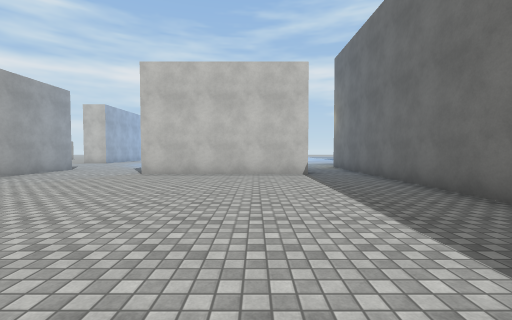
view 1 (above)

24 first-person views from a walk through a Unity game level. The camera is 1.4 m above the floor, tilts 2° down and sees 90° across. The floor is counted in squares, 2 m on a side. Each view is taken from the middle of a square. On the plan, view 1 faces up. The plan holds only what a view shows up to about 9 squares ahead; the rest is blank. The place goes on beyond the plan. The player is left out. Surface patterns are stand-ins for the level's own textures.

view 2
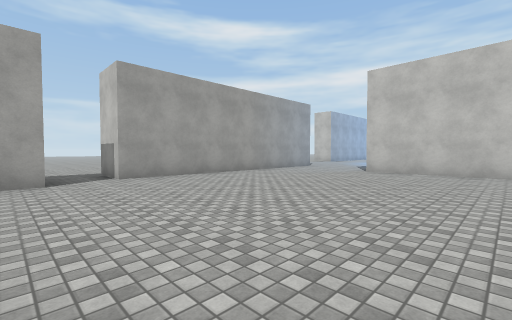

view 3
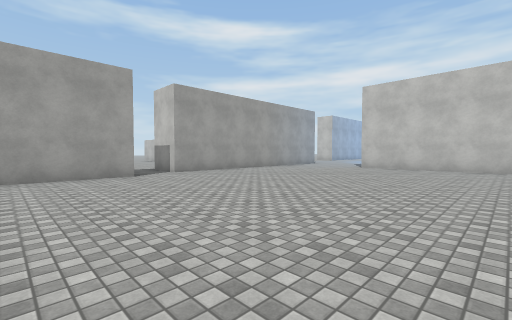

view 4
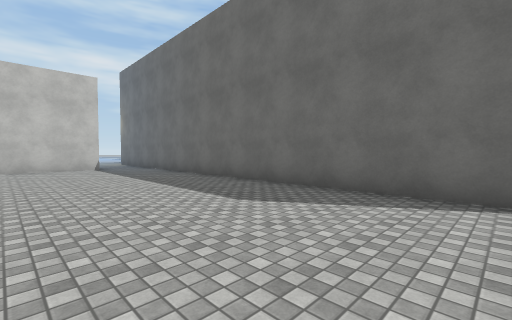

view 5
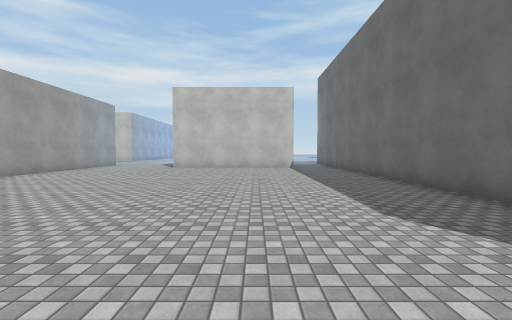

view 6
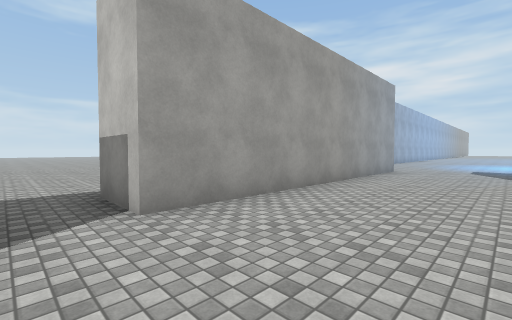

view 7
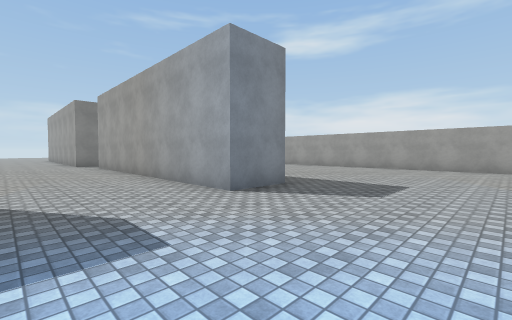

view 8
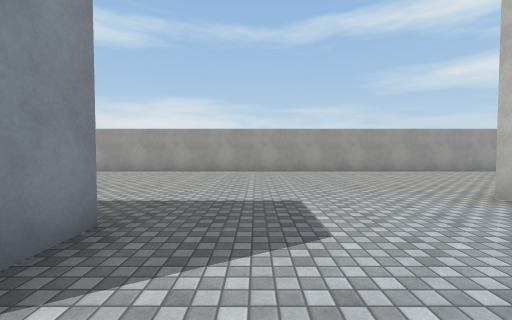

view 9
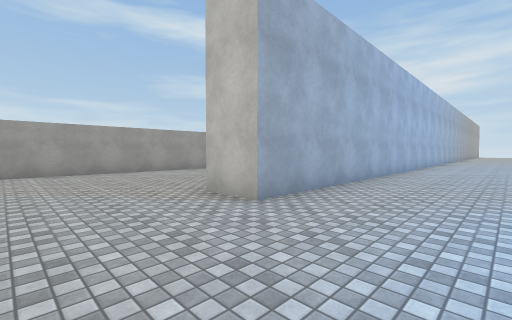

view 10
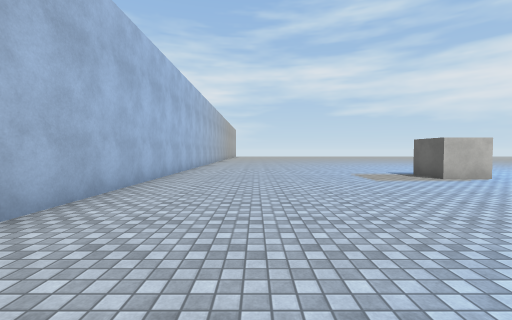

view 11
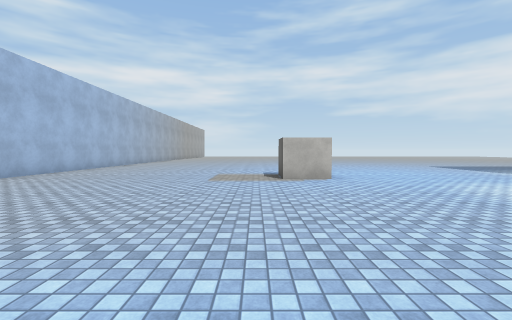

view 12
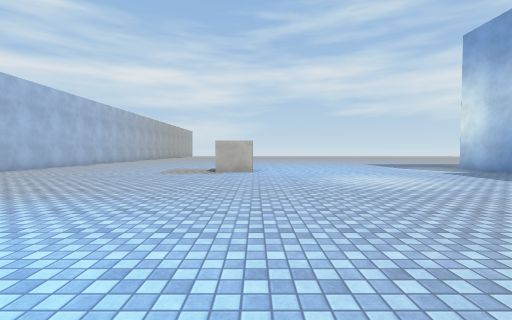

view 13
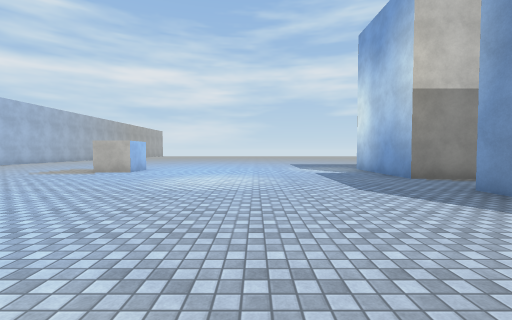

view 14
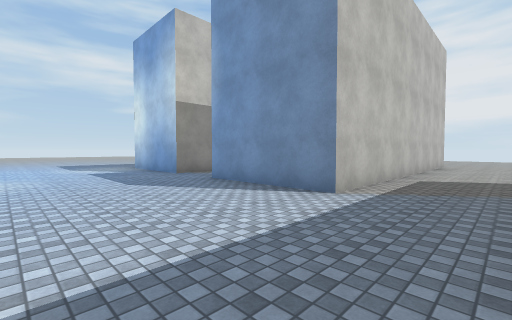

view 15
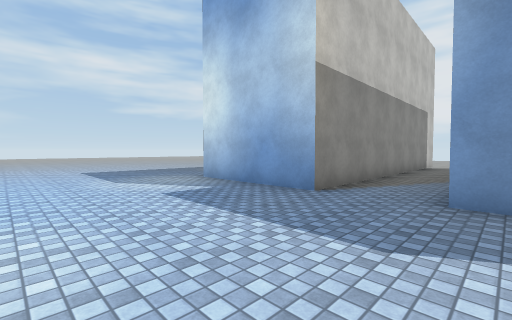

view 16
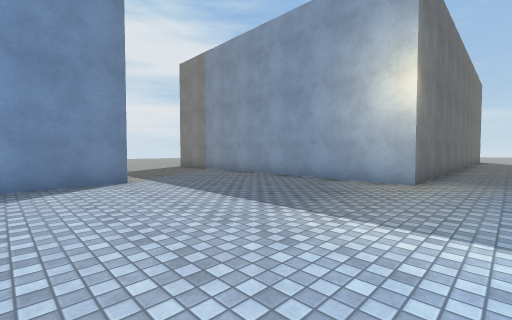

view 17
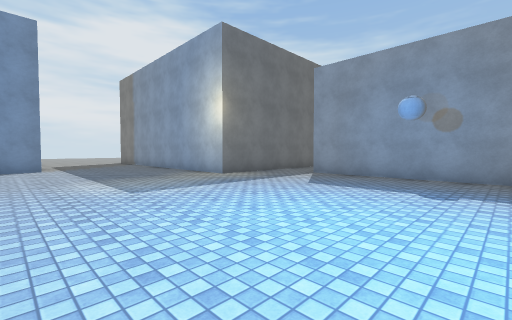

view 18
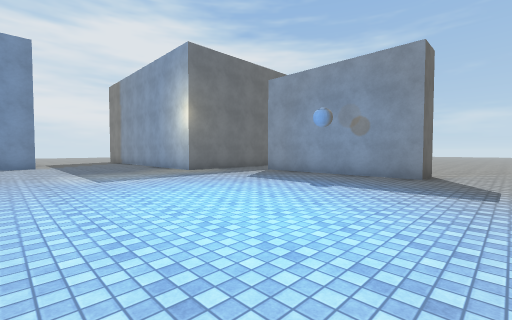

view 19
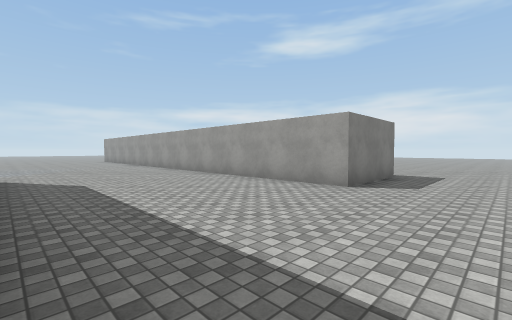

view 20
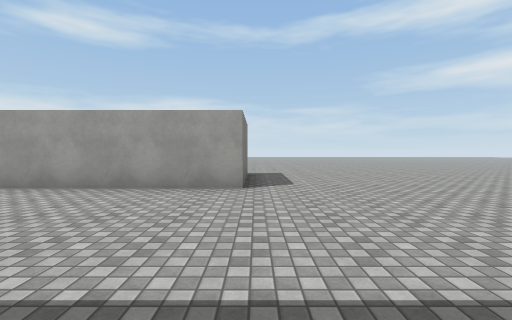

view 21
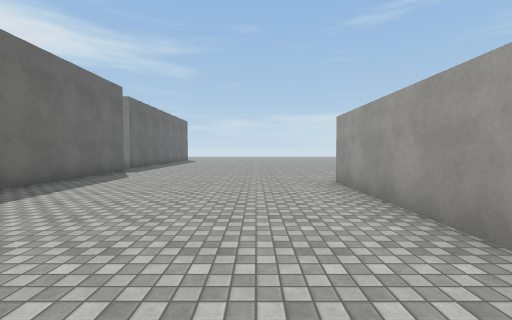

view 22
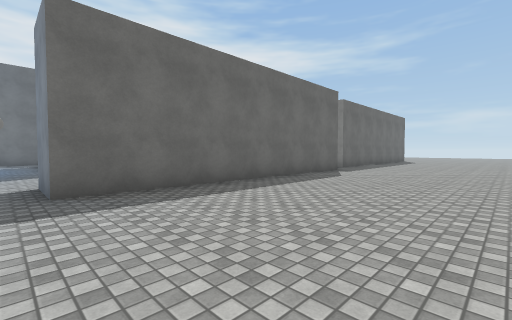

view 23
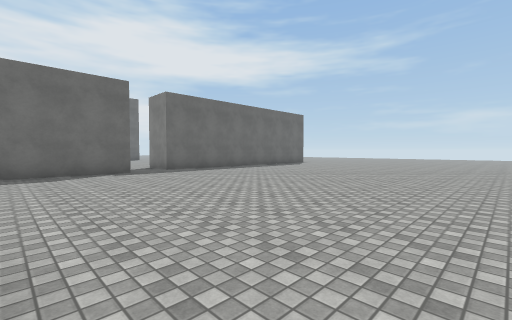

view 24
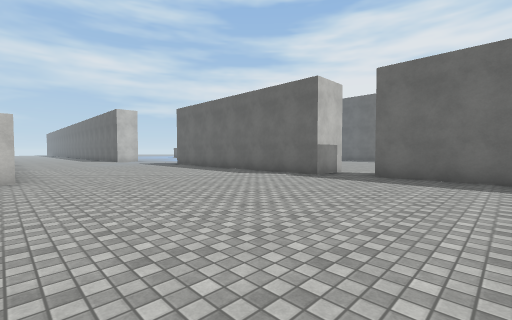

### Floor plan
Points are (right, up) in squares from view 1. A wall is a line through its corners. A room is listed if a view was taken in it or the views show most of it. See-through windows are left out.
Room 1 (views 1, 2, 3, 4, 5, 6)
walls: (-6.3, -0.4) (-6.3, -3.1); (1.6, 7.8) (-3.5, 7.8); (3.4, -3.1) (3.4, 7.6); (-6.8, 6.5) (-6.8, 1.1)
ways out: opening at (-7, 0) to room 2; opening at (-5, 7.3) to room 2; opening at (2.5, 8) to room 2
Room 2 (views 7, 8, 9, 10, 11, 12, 13, 14, 15, 16, 17, 18, 19, 20, 21, 22, 23, 24)
walls: (-3.5, 7.8) (-3.5, 8.8) (1.6, 8.8); (3.4, 7.6) (3.4, 11.1) (8.9, 11.1); (-8.5, 25) (-8.5, 14.6) (-9.9, 14.6); (-6.8, 1.1) (-8.4, 1.1) (-8.4, 9.5) (-6.8, 9.5) (-6.8, 6.5); (-17.5, 20.8) (-14.8, 20.8) (-14.8, 4.2); (13.6, 15) (7.9, 15) (7.9, 18.6); (-7.9, -3.1) (-7.9, -0.4); (14.4, 20.4) (7.9, 20.4) (7.9, 24)
ways out: opening at (-7, 0) to room 1; opening at (-5, 7.3) to room 1; opening at (2.5, 8) to room 1; opening at (12.7, 13)
objects: other object (-1, 23) to (0, 23)

Positions as (right, up) in squares from view 1, and headings:
1: (0, 0), facing up
2: (0, -1), facing up-left
3: (1, -3), facing up-left
4: (-1, -3), facing up-right
5: (0, -3), facing up
6: (-4, 0), facing up-left
7: (-4, 13), facing down-left
8: (-6, 11), facing left
9: (-6, 12), facing up-left
10: (-6, 16), facing up
11: (-2, 16), facing up
12: (0, 14), facing up
13: (4, 14), facing up
14: (4, 13), facing up-right
15: (4, 18), facing up-right
16: (2, 17), facing down-right
17: (-3, 16), facing down-right
18: (-5, 16), facing down-right
19: (-10, 23), facing down-left
20: (-10, 21), facing left
21: (-13, 10), facing down
22: (-13, 10), facing down-right
23: (-17, 4), facing down-right
24: (-15, -3), facing up-right
